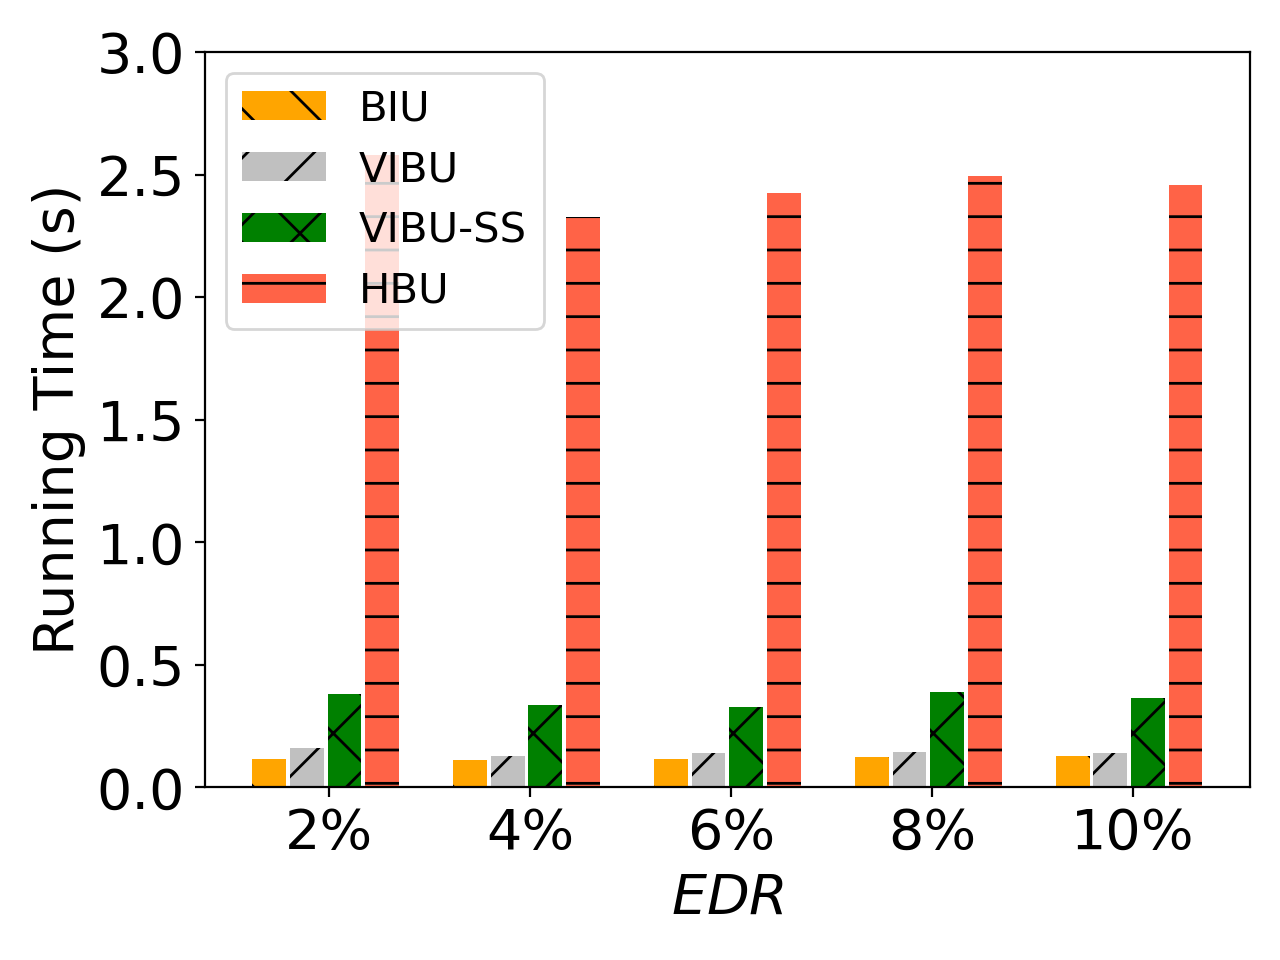

Write Python code to recreate this figure.
import matplotlib.pyplot as plt
import numpy as np

# user num = 50
labels = ['2%', '4%', '6%', '8%', '10%']
unl_fr = [10*10*0.22 , 10*10*0.22, 10*10*0.22 , 10*10*0.22 , 10*10*0.22   ]
unl_br = [32*100/6000*0.22 , 30*100/6000*0.22, 32*100/6000*0.22, 34*100/6000*0.22, 35*100/6000*0.22]
unl_vib = [44*100/6000*0.22, 35*100/6000*0.22, 38*100/6000*0.22, 39*100/6000*0.22, 38*100/6000*0.22]
unl_self_r = [2*52*100/6000*0.22, 2*46*100/6000*0.22, 2*45*100/6000*0.22, 2*53*100/6000*0.22, 2*50*100/6000*0.22]
unl_hess_r = [104*100/6000*0.22 +2.2 , 35*100/6000*0.22 +2.2 , 61*100/6000*0.22 +2.2 , 80*100/6000*0.22 +2.2 , 70*100/6000*0.22 +2.2 ]

x = np.arange(len(labels))  # the label locations
width = 0.6  # the width of the bars
# no_noise = np.around(no_noise,0)
# samping = np.around(samping,0)
# ldp = np.around(ldp,0)


plt.figure()
#plt.subplots(figsize=(8, 5.3))
#plt.bar(x - width / 2 - width / 8 + width / 8, unl_fr, width=0.168, label='Retrain', color='dodgerblue', hatch='/')
plt.bar(x - width / 2 - width / 8 + width / 8 , unl_br, width=0.168, label='BIU', color='orange', hatch='\\')
plt.bar(x - width / 8 - width / 16, unl_vib, width=0.168, label='VIBU', color='silver', hatch='/')
plt.bar(x + width / 8, unl_self_r, width=0.168, label='VIBU-SS', color='g', hatch='x')
plt.bar(x + width / 2 - width / 8 + width / 16, unl_hess_r, width=0.168, label='HBU', color='tomato', hatch='-')



# Add some text for labels, title and custom x-axis tick labels, etc.
plt.ylabel('Running Time (s)', fontsize=20)
# ax.set_title('Performance of Different Users n')
plt.xticks(x, labels, fontsize=20)
# ax.set_xticklabels(labels,fontsize=15)

my_y_ticks = np.arange(0, 3.1, 0.5)
plt.yticks(my_y_ticks, fontsize=20)
# ax.set_yticklabels(my_y_ticks,fontsize=15)

plt.legend(loc='upper left', fontsize=15)
plt.xlabel('$\it{EDR}$' ,fontsize=20)
# ax.bar_label(rects1, padding=1)
# ax.bar_label(rects2, padding=3)
# ax.bar_label(rects3, padding=3)

plt.tight_layout()

plt.rcParams['figure.figsize'] = (2.0, 1)
plt.rcParams['image.interpolation'] = 'nearest'
plt.rcParams['figure.subplot.left'] = 0.11
plt.rcParams['figure.subplot.bottom'] = 0.08
plt.rcParams['figure.subplot.right'] = 0.977
plt.rcParams['figure.subplot.top'] = 0.969
plt.savefig('mnist_rt_er_bar.png', dpi=200)
plt.show()
